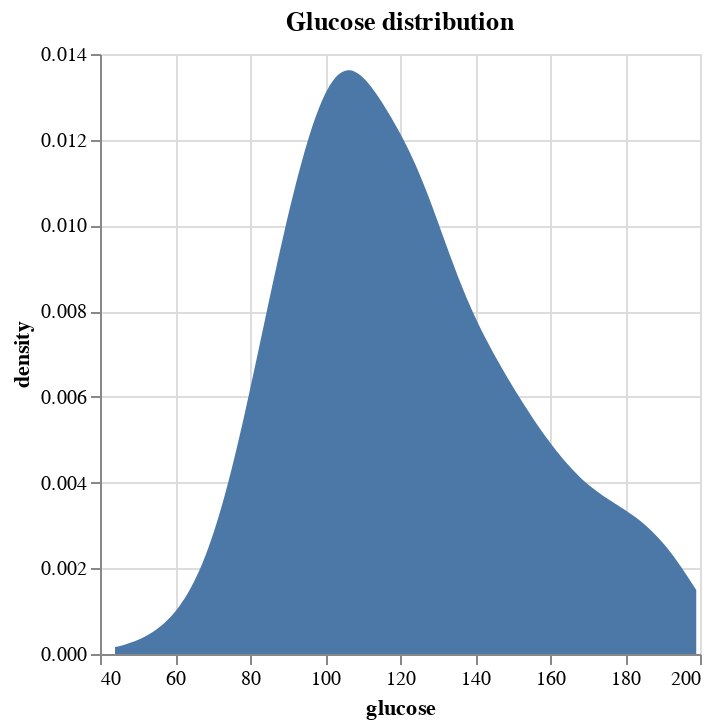

The notebook cell this image was saved under:
### Markdown cell above
## 3.5. Glucose distribution

### Code cell
glucose_distribution = alt.Chart(df).transform_density(
    'glucose',
    as_=['glucose', 'density']
).mark_area().encode(
    x='glucose:Q',
    y='density:Q'
).properties(
    title='Glucose distribution'
).interactive()

glucose_distribution.display()

### Figure 1 — Vega-Lite specification as saved in the notebook (floating-point values rounded to 4 significant figures; data arrays with more than 128 entries replaced by an {"elided": "..."} marker saying what was removed)
{"config": {"view": {"continuousWidth": 300, "continuousHeight": 300}}, "data": {"name": "data-93355d76d168161dba689ac7f401078d"}, "mark": {"type": "area"}, "encoding": {"x": {"field": "glucose", "type": "quantitative"}, "y": {"field": "density", "type": "quantitative"}}, "params": [{"name": "param_13", "select": {"type": "interval", "encodings": ["x", "y"]}, "bind": "scales"}], "title": "Glucose distribution", "transform": [{"density": "glucose", "as": ["glucose", "density"]}], "$schema": "https://vega.github.io/schema/vega-lite/v5.20.1.json", "datasets": {"data-93355d76d168161dba689ac7f401078d": {"elided": "724 records"}}}
